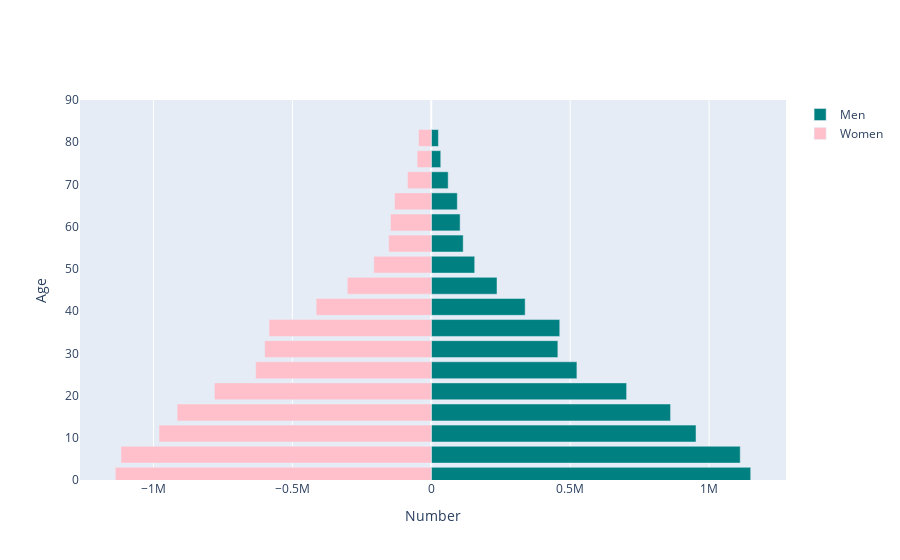
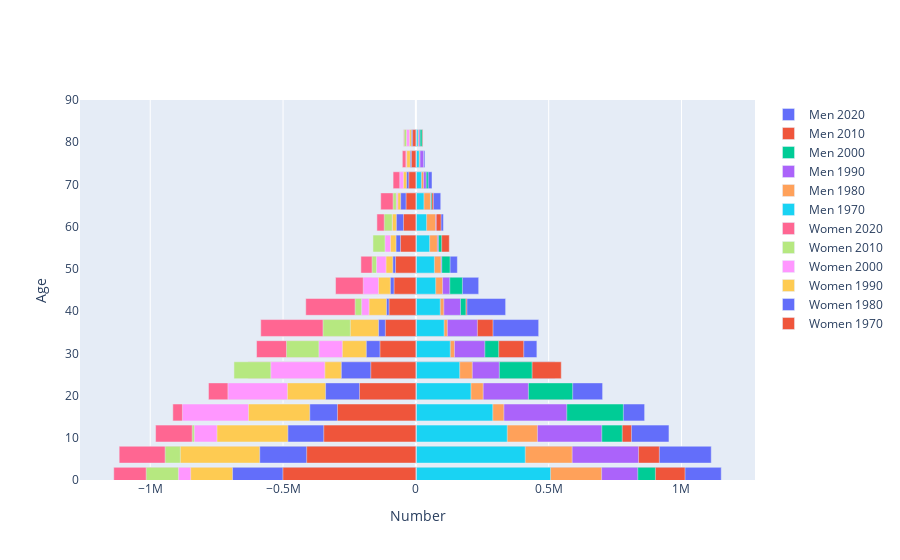

The notebook cell these images were saved under, in order:
### Code cell
def pop_pyramid_df(years, ctry):
    age_rangez = []
    # Ranges top out at 80, and go in five year increments
    for i in years:
        age_rangez.append(f"{i:02d}"+f"{i+4:02d}")
    
    age_rangez.append("80UP")
    
    male_variablez = {"SP.POP."+age_range+".MA":"Males "+age_range for age_range in age_rangez}
    female_variablez = {"SP.POP."+age_range+".FE":"Females "+age_range for age_range in age_rangez}
    
    variablez = male_variablez
    variablez.update(female_variablez)
    
    dfz = wbdata.get_dataframe(variablez,country=ctry)
    return df.query("date=='2020'").sum(axis=0)

pop_pyramid_df(range(0,80,5), "ZWE")

import plotly.offline as py
import plotly.graph_objs as go
import pandas as pd
import numpy as np

py.init_notebook_mode(connected=True)

layout = go.Layout(barmode='overlay',
                   yaxis=go.layout.YAxis(range=[0, 90], title='Age'),
                   xaxis=go.layout.XAxis(title='Number'))


year = 2020

binz = [go.Bar(x = dfz.loc[str(year),:].filter(regex="Male").values,
               y = [int(s[:2])+1 for s in age_rangez],
               orientation='h',
               name='Men',
               marker=dict(color='teal'),
               hoverinfo='skip'
               ),

        go.Bar(x = -dfz.loc[str(year),:].filter(regex="Female").values,
               y=[int(s[:2])+1 for s in age_rangez],
               orientation='h',
               name='Women',
               marker=dict(color='pink'),
               hoverinfo='skip',
               )
        ]
py.iplot(dict(data=binz, layout=layout))


years = range(2020,1960,-10)

# This makes a list of graphs, year by year
binz = [go.Bar(x = dfz.loc[str(year),:].filter(regex="Male").values,
               y = [int(s[:2])+1 for s in age_rangez],
               orientation='h',
               name='Men {:d}'.format(year),
               hoverinfo='skip'
              )
        for year in years]

binz += [go.Bar(x = -dfz.loc[str(year),:].filter(regex="Female").values,
                y=[int(s[:2])+1 for s in age_rangez],
                orientation='h',
                name='Women {:d}'.format(year),
                hoverinfo='skip',
               )
         for year in years]

py.iplot(dict(data=binz, layout=layout))

### Figure 1 — Plotly figure (JSON) as saved in the notebook; plotly's stock layout.template omitted (floating-point values rounded to 4 significant figures)
{"data": [{"hoverinfo": "skip", "marker": {"color": "teal"}, "name": "Men", "orientation": "h", "type": "bar", "x": [1149744, 1112085, 952937, 861278, 703124, 524185, 455666, 462417, 337969, 236555, 156270, 114861, 103800, 93738, 60847, 34099, 25648], "y": [1, 6, 11, 16, 21, 26, 31, 36, 41, 46, 51, 56, 61, 66, 71, 76, 81, 1, 6, 11, 16, 21, 26, 31, 36, 41, 46, 51, 56, 61, 66, 71, 76, 81]}, {"hoverinfo": "skip", "marker": {"color": "pink"}, "name": "Women", "orientation": "h", "type": "bar", "x": [-1137362, -1117009, -979886, -914963, -780750, -632092, -599778, -583992, -414475, -302336, -206909, -153503, -146678, -132292, -85703, -50958, -45766], "y": [1, 6, 11, 16, 21, 26, 31, 36, 41, 46, 51, 56, 61, 66, 71, 76, 81, 1, 6, 11, 16, 21, 26, 31, 36, 41, 46, 51, 56, 61, 66, 71, 76, 81]}], "layout": {"autosize": true, "barmode": "overlay", "xaxis": {"autorange": true, "range": [-1264000.0, 1277000.0], "title": {"text": "Number"}, "type": "linear"}, "yaxis": {"range": [0, 90], "title": {"text": "Age"}, "type": "linear"}}}

### Figure 2 — Plotly figure (JSON) as saved in the notebook; plotly's stock layout.template omitted (floating-point values rounded to 4 significant figures)
{"data": [{"hoverinfo": "skip", "name": "Men 2020", "orientation": "h", "type": "bar", "x": [1149744, 1112085, 952937, 861278, 703124, 524185, 455666, 462417, 337969, 236555, 156270, 114861, 103800, 93738, 60847, 34099, 25648], "y": [1, 6, 11, 16, 21, 26, 31, 36, 41, 46, 51, 56, 61, 66, 71, 76, 81, 1, 6, 11, 16, 21, 26, 31, 36, 41, 46, 51, 56, 61, 66, 71, 76, 81]}, {"hoverinfo": "skip", "name": "Men 2010", "orientation": "h", "type": "bar", "x": [1013427, 916797, 811716, 651750, 559783, 547494, 406117, 290378, 192185, 137575, 126605, 125890, 94939, 66272, 40288, 26806, 26143], "y": [1, 6, 11, 16, 21, 26, 31, 36, 41, 46, 51, 56, 61, 66, 71, 76, 81, 1, 6, 11, 16, 21, 26, 31, 36, 41, 46, 51, 56, 61, 66, 71, 76, 81]}, {"hoverinfo": "skip", "name": "Men 2000", "orientation": "h", "type": "bar", "x": [901957, 774942, 777057, 781306, 590335, 437635, 311802, 225732, 188373, 175414, 128968, 97122, 73372, 60206, 46534, 27181, 23665], "y": [1, 6, 11, 16, 21, 26, 31, 36, 41, 46, 51, 56, 61, 66, 71, 76, 81, 1, 6, 11, 16, 21, 26, 31, 36, 41, 46, 51, 56, 61, 66, 71, 76, 81]}, {"hoverinfo": "skip", "name": "Men 1990", "orientation": "h", "type": "bar", "x": [835401, 838405, 699845, 568084, 423731, 314268, 259551, 231705, 167960, 127627, 97428, 84984, 76870, 56013, 38946, 29255, 15966], "y": [1, 6, 11, 16, 21, 26, 31, 36, 41, 46, 51, 56, 61, 66, 71, 76, 81, 1, 6, 11, 16, 21, 26, 31, 36, 41, 46, 51, 56, 61, 66, 71, 76, 81]}, {"hoverinfo": "skip", "name": "Men 1980", "orientation": "h", "type": "bar", "x": [699338, 588450, 457696, 331391, 253488, 212453, 145320, 118572, 105250, 100614, 94422, 80833, 74287, 54937, 29024, 15592, 11233], "y": [1, 6, 11, 16, 21, 26, 31, 36, 41, 46, 51, 56, 61, 66, 71, 76, 81, 1, 6, 11, 16, 21, 26, 31, 36, 41, 46, 51, 56, 61, 66, 71, 76, 81]}, {"hoverinfo": "skip", "name": "Men 1970", "orientation": "h", "type": "bar", "x": [507124, 411881, 344125, 289593, 207339, 165065, 129547, 106377, 91850, 74679, 69758, 51875, 40379, 30380, 20881, 12635, 8309], "y": [1, 6, 11, 16, 21, 26, 31, 36, 41, 46, 51, 56, 61, 66, 71, 76, 81, 1, 6, 11, 16, 21, 26, 31, 36, 41, 46, 51, 56, 61, 66, 71, 76, 81]}, {"hoverinfo": "skip", "name": "Women 2020", "orientation": "h", "type": "bar", "x": [-1137362, -1117009, -979886, -914963, -780750, -632092, -599778, -583992, -414475, -302336, -206909, -153503, -146678, -132292, -85703, -50958, -45766], "y": [1, 6, 11, 16, 21, 26, 31, 36, 41, 46, 51, 56, 61, 66, 71, 76, 81, 1, 6, 11, 16, 21, 26, 31, 36, 41, 46, 51, 56, 61, 66, 71, 76, 81]}, {"hoverinfo": "skip", "name": "Women 2010", "orientation": "h", "type": "bar", "x": [-1015137, -943869, -841989, -721523, -705642, -684887, -487093, -349585, -228636, -164140, -164707, -161512, -118857, -85734, -52445, -36186, -43657], "y": [1, 6, 11, 16, 21, 26, 31, 36, 41, 46, 51, 56, 61, 66, 71, 76, 81, 1, 6, 11, 16, 21, 26, 31, 36, 41, 46, 51, 56, 61, 66, 71, 76, 81]}, {"hoverinfo": "skip", "name": "Women 2000", "orientation": "h", "type": "bar", "x": [-893782, -789287, -834018, -878867, -707464, -546044, -364944, -237326, -204150, -197993, -148155, -116176, -88454, -73510, -60603, -37167, -35131], "y": [1, 6, 11, 16, 21, 26, 31, 36, 41, 46, 51, 56, 61, 66, 71, 76, 81, 1, 6, 11, 16, 21, 26, 31, 36, 41, 46, 51, 56, 61, 66, 71, 76, 81]}, {"hoverinfo": "skip", "name": "Women 1990", "orientation": "h", "type": "bar", "x": [-847725, -886613, -748624, -630102, -483471, -342599, -276699, -246607, -176097, -140625, -112124, -95385, -88390, -67895, -46743, -34354, -23795], "y": [1, 6, 11, 16, 21, 26, 31, 36, 41, 46, 51, 56, 61, 66, 71, 76, 81, 1, 6, 11, 16, 21, 26, 31, 36, 41, 46, 51, 56, 61, 66, 71, 76, 81]}, {"hoverinfo": "skip", "name": "Women 1980", "orientation": "h", "type": "bar", "x": [-690084, -587785, -481806, -399334, -339874, -280594, -186527, -140299, -110577, -95972, -86675, -74575, -73304, -57176, -34925, -20878, -16640], "y": [1, 6, 11, 16, 21, 26, 31, 36, 41, 46, 51, 56, 61, 66, 71, 76, 81, 1, 6, 11, 16, 21, 26, 31, 36, 41, 46, 51, 56, 61, 66, 71, 76, 81]}, {"hoverinfo": "skip", "name": "Women 1970", "orientation": "h", "type": "bar", "x": [-500591, -411113, -346811, -295106, -212219, -169697, -135117, -114708, -100786, -81957, -76520, -57750, -46623, -36802, -26565, -16567, -12186], "y": [1, 6, 11, 16, 21, 26, 31, 36, 41, 46, 51, 56, 61, 66, 71, 76, 81, 1, 6, 11, 16, 21, 26, 31, 36, 41, 46, 51, 56, 61, 66, 71, 76, 81]}], "layout": {"autosize": true, "barmode": "overlay", "xaxis": {"autorange": true, "range": [-1264000.0, 1277000.0], "title": {"text": "Number"}, "type": "linear"}, "yaxis": {"range": [0, 90], "title": {"text": "Age"}, "type": "linear"}}}
